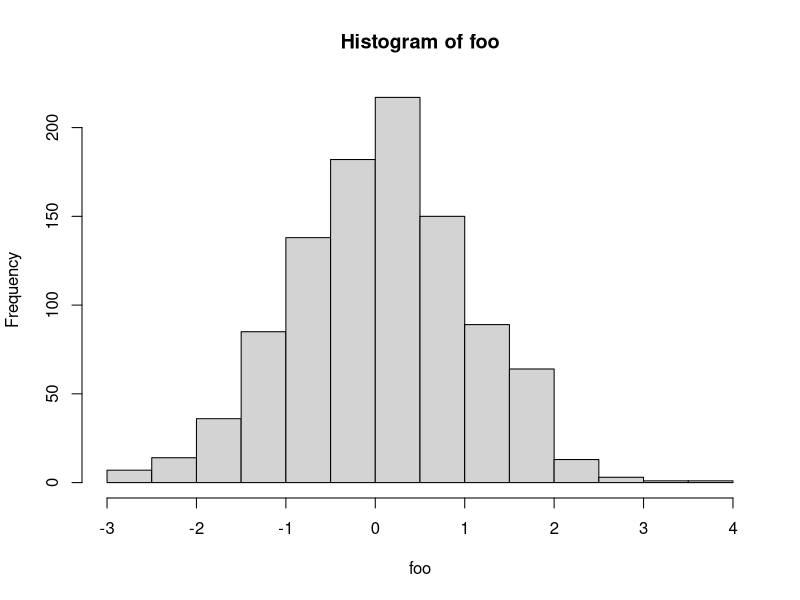
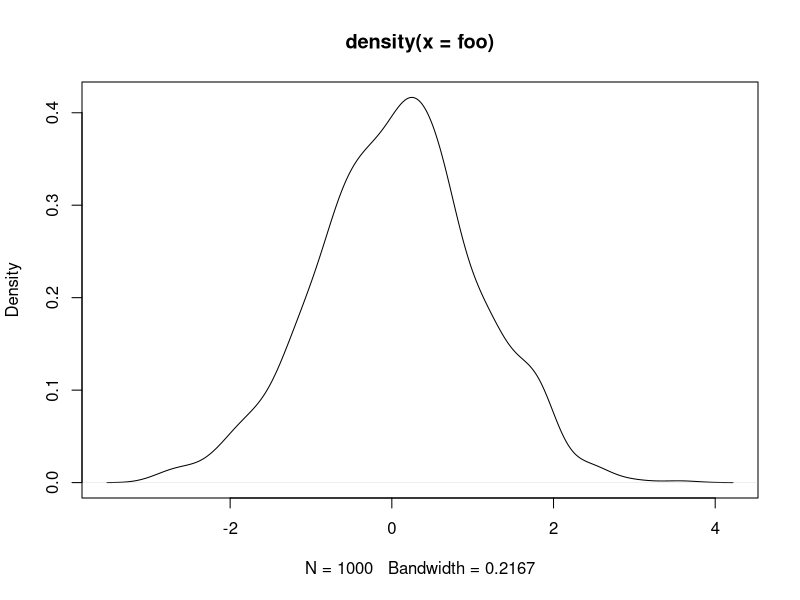

The R source for these figures, in order:
## ---- chunk 1

library(knitr)
opts_chunk$set(warning = FALSE, message = FALSE)

## ---- chunk 2

library(knitr)

# Set up two plots in one pane

knit_hooks$set(
  plot.mar = function(before, options, envir) {
    if (before) par(
      mfrow = c( 1, 2)
      ) 
    }
  )

## ---- chunk 3

foo <- rnorm(1:1000)
hist(foo)
plot(density(foo))

## ---- chunk 4

library(dplyr)
library(xtable)

# Note that \pm is escaped for R with an additional slash \

errors <- function(x,y) {
  paste("$", sprintf("%.2f", x), "\\pm", sprintf("%.2f", y), "$", sep = "")
  }

iris_data <- iris %>% 
  dplyr::group_by(
    Species
    ) %>%
  dplyr::summarise_each(
    funs(mean, sd)
    ) %>%
  dplyr::transmute(
    species = Species,
    Sepal.Length = errors(Sepal.Length_mean,Sepal.Length_sd),
    Sepal.Width = errors(Sepal.Width_mean,Sepal.Width_sd),
    Petal.Width = errors(Petal.Width_mean,Petal.Width_sd)
    )


iris_table <- iris_data %>%
  xtable(
    caption = "Summary of the Iris data showing mean $\\pm$ SD",
    align = c("r","r","l","l","l"),
    label = "tab:iris_table"
    )

## ---- chunk 5

print.xtable(
  iris_table,
  include.rownames = FALSE,
  include.colnames = FALSE,
  caption.placement = "top",
  table.placement = "bth",
  booktabs = TRUE,    
  sanitize.text.function = function(x) print(x), # must hack this to allow the printing of \pm
  add.to.row = 
    list(
      pos = list(0,0),
      command = c(
        "& \\multicolumn{2}{c}{Sepal} & \\multicolumn{1}{c}{Petal} \\\\ \\cline{2-4}",
        "Species & Length & Width & Width \\\\"
        )
      )
  )


## ---- chunk 6
sessionInfo()
